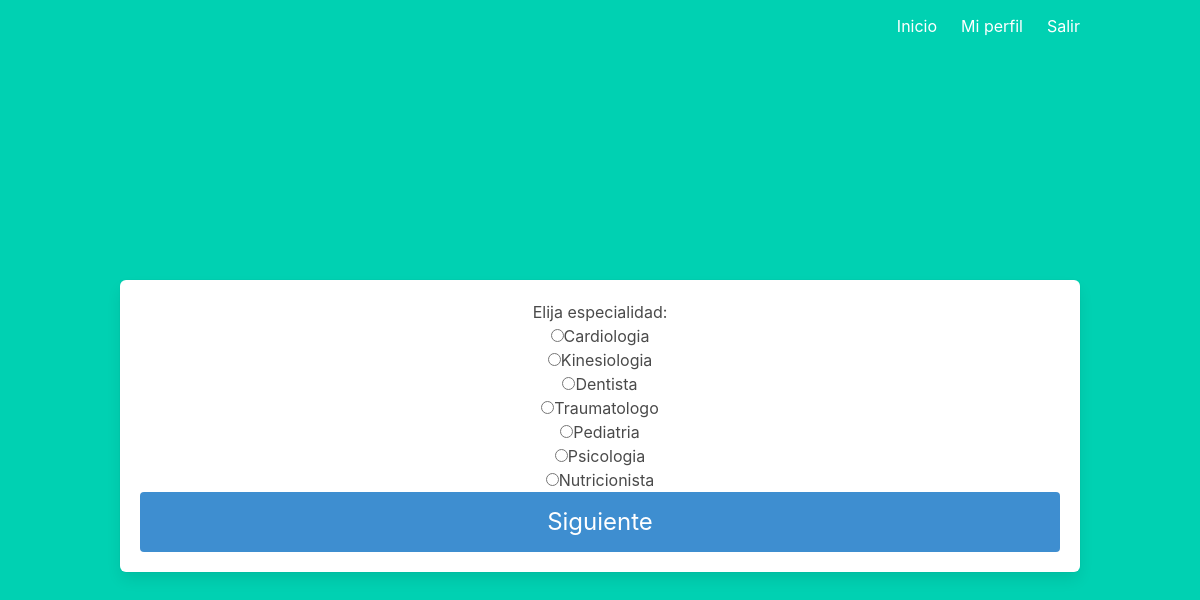
The page /turnoPaciente/atencion_especialidad (signed in) on the database its author committed.
### project/models.py (models this page shows)
class Especialidad(db.Model):
    __tablename__ = 'especialidad'
    id = db.Column(db.Integer, primary_key=True)
    descripcion = db.Column(db.String(20))

### project/turno.py (the view)
@turno.route('/turnoPaciente/atencion_especialidad')
@login_required
def paciente_elegirEsp():
    user = current_user.id
    especialidad = Especialidad.query.all()
    return render_template('turnoPaciente.html', especialidad=especialidad)

### project/templates/turnoPaciente.html (shortened to what this page needs)
{% extends "base.html" %} {% block content %} {% if especialidad%}
<form action="/turnoPaciente/atencion_especialidad" method="POST">
    <div class="box">
        Elija especialidad: {% if especialidad %}
        <div class="list-group">
            {% for esp in especialidad [0::] %}
            <input type="radio" name="esp" value="{{esp.id}}">{{esp.descripcion}}<br> {% endfor %}
        </div>
        {% endif %}
        <button class="button is-block is-info is-large is-fullwidth">Siguiente</button>
    </div>
    {% endif %}  {% endblock %}

### rows shown on the page
Especialidad: descripcion "Cardiologia"
Especialidad: descripcion "Kinesiologia"
Especialidad: descripcion "Dentista"
Especialidad: descripcion "Traumatologo"
Especialidad: descripcion "Pediatria"
Especialidad: descripcion "Psicologia"
Especialidad: descripcion "Nutricionista"
